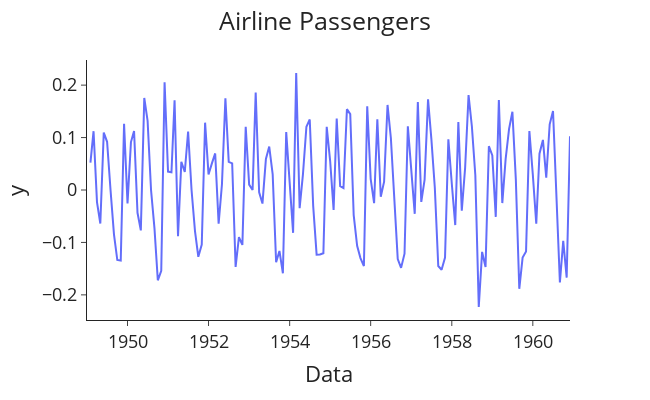

Source (notebook cell):
### Code cell
plotting(title='Airline Passengers', data=data, x='Month',
         y='passenger_diff_log', x_label='Data', y_label='Passenger<br>Log and Difference')

### Figure 1 — Plotly figure (JSON) as saved in the notebook; plotly's stock layout.template omitted (floating-point values rounded to 4 significant figures; data arrays with more than 128 entries replaced by an {"elided": "..."} marker saying what was removed)
{"data": [{"hovertemplate": "Data=%{x}<br>y=%{y}<extra></extra>", "legendgroup": "", "line": {"color": "#636efa", "dash": "solid"}, "marker": {"symbol": "circle"}, "mode": "lines", "name": "", "orientation": "v", "showlegend": false, "type": "scatter", "x": {"elided": "144 str values"}, "xaxis": "x", "y": {"elided": "144 float values"}, "yaxis": "y"}], "layout": {"font": {"size": 18}, "height": 400, "legend": {"tracegroupgap": 0}, "margin": {"t": 60}, "title": {"text": "Airline Passengers", "x": 0.5}, "width": 650, "xaxis": {"anchor": "y", "domain": [0, 1], "title": {"text": "Data"}}, "yaxis": {"anchor": "x", "domain": [0, 1], "title": {"text": "y"}}}}
